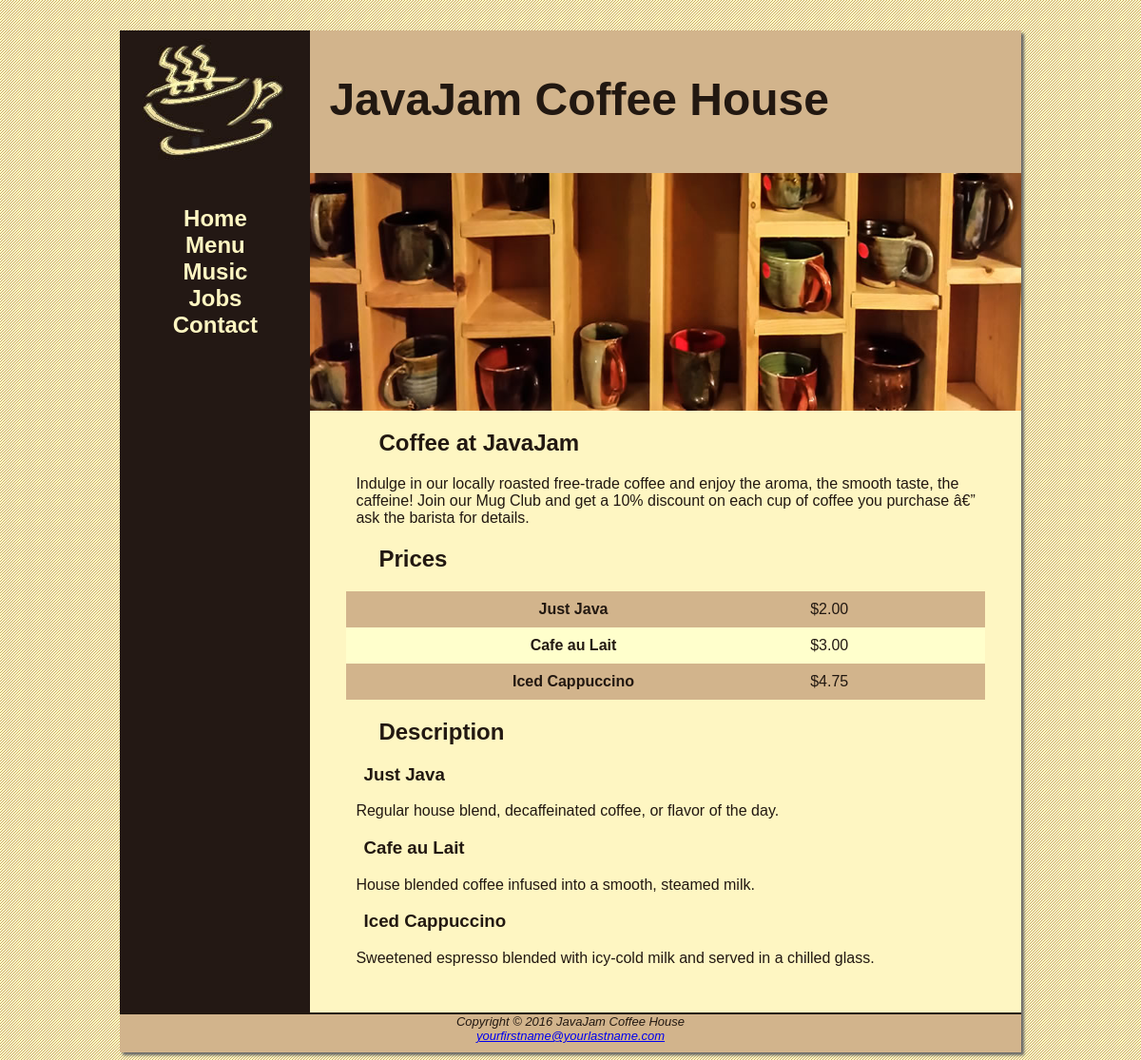
Page /menu/index.php on the committed database.
### tables this page shows
CREATE TABLE `content` (
  `id` int(11) NOT NULL,
  `title` text NOT NULL,
  `body` text NOT NULL,
  `image` text NOT NULL,
  `date` date NOT NULL
);

CREATE TABLE `menu` (
  `id` int(11) NOT NULL,
  `title` text,
  `description` text,
  `price` text NOT NULL
);

### menu/index.php (called while the page is built)
<?php
    include  '../includes/db.inc.html.php';
    try {
        $sql = 'SELECT title, body, image FROM content WHERE id=2';
        $result = $pdo->query($sql);
    }
    catch (PDOException $e)
    {
        $error = 'Error fetching jokes: ' . $e->getMessage();
        include '../includes/error.html.php';
        exit();
    }
    try
    {
        $menu = 'SELECT title, description, price FROM menu';
        $menuResults = $pdo->query($menu);
    }
    catch (PDOException $e)
    {
        $error = 'Error fetching jokes: ' . $e->getMessage();
        include '../includes/error.html.php';
        exit();
    }
    foreach ($result as $row)
    {
        $contents[] = array(
            'title' => $row['title'],
            'body' => $row['body'],
            'image' => $row['image']
        );
    }
    foreach ($menuResults as $row)
    {
        $menuItems[] = array(
            'title' => $row['title'],
            'description' => $row['description'],
            'price' => $row['price']
        );
    }
    include 'menu.html.php';
?>

### menu/menu.html.php (the view, shortened to what this page needs)
<!DOCTYPE html>
<html lang="en">
<head>
    <link rel="stylesheet" href="../styles/javajam.css">
</head>
<body>
<div id="wrapper">
    <?php include '../includes/header.inc.html.php'; ?>
    <?php include '../includes/nav.inc.html.php'; ?>
    <main>
        <div id="heromugs"></div>
        <?php foreach ($contents as $content): ?>
        <h2><?php echo htmlspecialchars($content['title'], ENT_QUOTES, 'UTF-8'); ?></h2>
        <p><?php echo htmlspecialchars($content['body'], ENT_QUOTES, 'UTF-8'); ?></p>
        <?php endforeach; ?>
        <h2>Prices </h2>
        <table class="price">
            <?php foreach ($menuItems as $menuItem): ?>
            <tr>
                <th><?php echo htmlspecialchars($menuItem['title'], ENT_QUOTES, 'UTF-8'); ?></th>
                <td><?php echo htmlspecialchars($menuItem['price'], ENT_QUOTES, 'UTF-8'); ?></td>
            </tr>
            <?php endforeach; ?>
        </table>
        <h2>Description</h2>
        <?php foreach ($menuItems as $menuItem): ?>
        <h3><?php echo htmlspecialchars($menuItem['title'], ENT_QUOTES, 'UTF-8'); ?></h3>
        <p><?php echo htmlspecialchars($menuItem['description'], ENT_QUOTES, 'UTF-8'); ?></p>
        <?php endforeach; ?>
    </main>
    <?php include '../includes/footer.inc.html.php'; ?>
</div>
</body>
</html>

### includes/header.inc.html.php (shortened to what this page needs)
<header>
    <h1>JavaJam Coffee House</h1>
</header>

### includes/nav.inc.html.php
<nav>
    <ul>
        <li><a href="<?php echo BASE_URL; ?>">Home</a></li>
        <li><a href="<?php echo BASE_URL; ?>menu">Menu</a></li>
        <li><a href="<?php echo BASE_URL; ?>music.php">Music</a></li>
        <li><a href="<?php echo BASE_URL; ?>jobs">Jobs</a></li>
        <li><a href="<?php echo BASE_URL; ?>contact">Contact</a></li>
    </ul>
</nav>

### includes/footer.inc.html.php
<footer>
    Copyright &copy; 2016 JavaJam Coffee House<br>
    <a href="mailto:yourfirstname@yourlastname.com">yourfirstname@yourlastname.com</a>
</footer>

### styles/javajam.css (style rules this page uses)
* { box-sizing: border-box; }
header, nav, main, footer { display: block; }
body { background-color: #FCEBB6; background-image: url(../images/background.gif); color: #221811; font-family: Verdana, Arial, sans-serif; background-image: url(../images/background.gif); }
#wrapper { background-color: #231814; width: 80%; margin-right: auto; margin-left: auto; min-width: 900px; max-width: 1280px; box-shadow: 3px 3px 3px #666666; }
header { background-color: #D2B48C; height: 150px; background-image: url(../images/javajamlogo.jpg); background-repeat: no-repeat; }
h1 { padding-top: 45px; padding-left: 220px; font-size: 3em; }
nav { text-align: center; font-weight: bold; font-size: 1.5em; padding-top: 10px; float: left; width: 200px; }
nav a { text-decoration: none; }
nav a:link { color: #FEF6C2; }
nav ul { list-style-type: none; padding-left: 0; }
footer { background-color: #D2B48C; font-size: small; font-style: italic; text-align: center; padding-bottom: 10px; border-top: 2px #221811 solid; }
main { padding: 0 0 2em 0; margin-left: 200px; background-color: #FEF6C2; }
main h2, main h3, main h4, main p, main div, main ul, main dl { padding-left: 3em; padding-right: 2em; }
#heromugs { background-image: url(../images/heromugs.jpg); background-size: 100% 100%; height: 250px; }
table { width: 90%; margin: auto; border-spacing: 0; background-color: #FFFFCC; }
td, th { padding: 10px; }
tr:nth-of-type(odd) { background-color: #D2B48C; }

### rows in the picture
content: title "Coffee at JavaJam", body "Indulge in our locally roasted free-trade coffee and enjoy the aroma, the smooth taste, the caffeine! Join our Mug Club and get a 10% discount on each cup of coffee you purchase â€” ask the barista for details."
menu: title "Just Java", price "$2.00", description "Regular house blend, decaffeinated coffee, or flavor of the day."
menu: title "Cafe au Lait", price "$3.00", description "House blended coffee infused into a smooth, steamed milk."
menu: title "Iced Cappuccino", price "$4.75", description "Sweetened espresso blended with icy-cold milk and served in a chilled glass."
